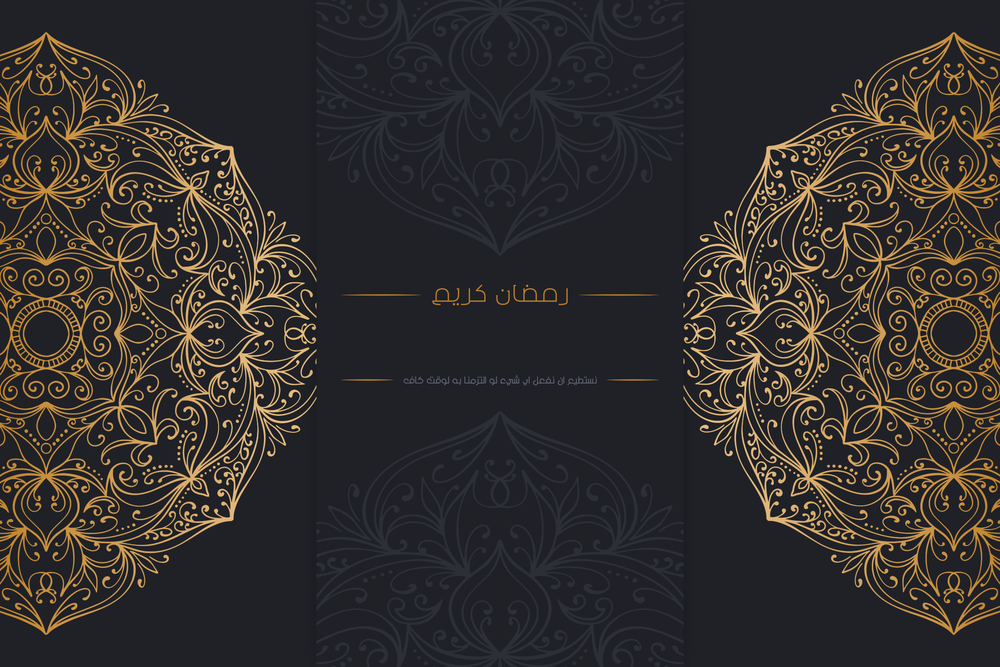
#> input picture img/src.png, 1000 x 667 px, shrunk from 2160 x 1440 before the run
$ python make_wp.py   (older library calls are emulated)
#> lines starting #> are read from the running program, lines starting #| are printed output that depends on the picture
import os
from PIL import Image, ImageDraw, ImageFont
from datetime import datetime


base_dir = os.path.dirname(__file__)
src_img_path = os.path.join(base_dir, "img/src.png")
out_img_path = os.path.join(base_dir, "img/out.png")


font = ImageFont.truetype("NotoSansDisplay-BoldItalic.ttf", 90)
time = datetime.now().strftime("%H:%M")

im = Image.open(src_img_path)
#> im is the input picture: PIL image 1000x667 RGBA; mean R, G, B, A 50.2, 46.8, 44.6, 255
imgWidth, imgHeight = im.size
#> imgWidth = 1000; imgHeight = 667
draw = ImageDraw.Draw(im)
textWidth, textHeight = draw.textsize(time, font=font)
#> textWidth = 259; textHeight = 85
draw.text(((imgWidth-textWidth)/2,(imgHeight-textHeight)/2), time, font=font, fill="#E8A746")


im.save(out_img_path, quality=95)
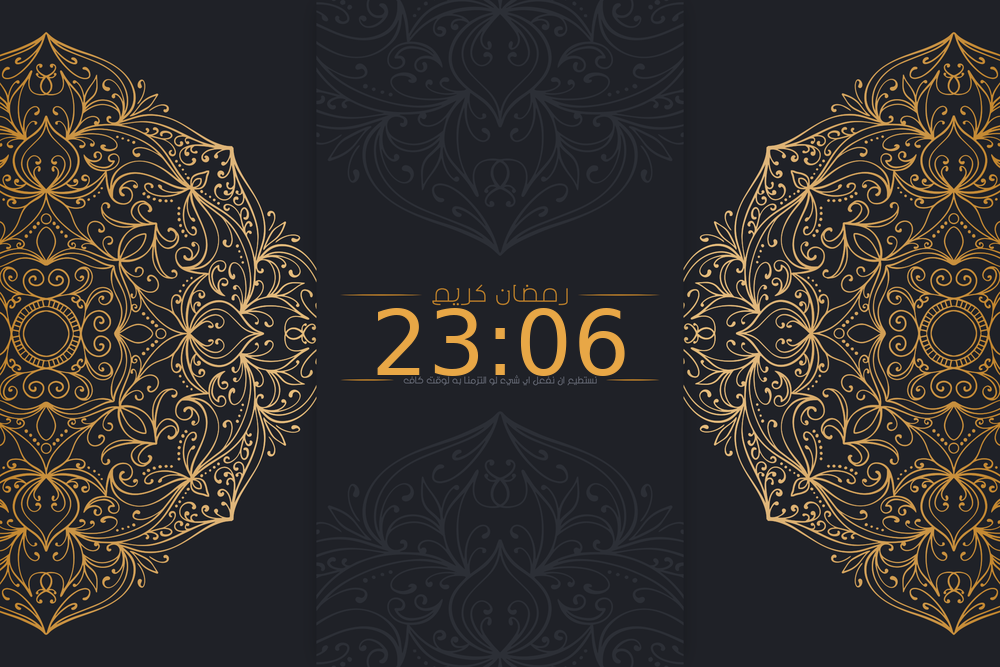
#> saved as out.png: PIL image 1000x667 RGBA; mean R, G, B, A 51.8, 47.8, 44.9, 255
